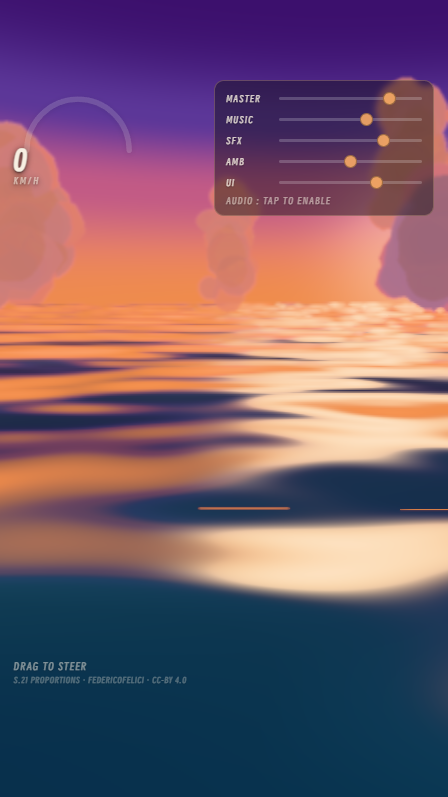
#> input picture artifacts/sun-road-review/A-nobloom.png, 448 x 797 px, given in place of 12-no-road-previous.png, which was not available
$ python sea-refinement-metrics.py ../artifacts/sun-road-review
#> lines starting #> are read from the running program, lines starting #| are printed output that depends on the picture
"""Check the fixed-view screenshots from sea-refinement-probe.mjs (requires Pillow).
Usage: python scripts/sea-refinement-metrics.py artifacts/sea-stage2-...
These image checks supplement visual review; they do not score artistic quality.
"""
import json
import sys
from pathlib import Path
from PIL import Image, ImageFilter, ImageStat

root = Path(sys.argv[1])
results = {}
for hour in (12, 0):
    for version in ('previous', 'refined'):
        # Sea only: below the aircraft, above the subtitles; identical pose/time.
        frame = Image.open(root / f'{hour}-no-road-{version}.png').convert('L')
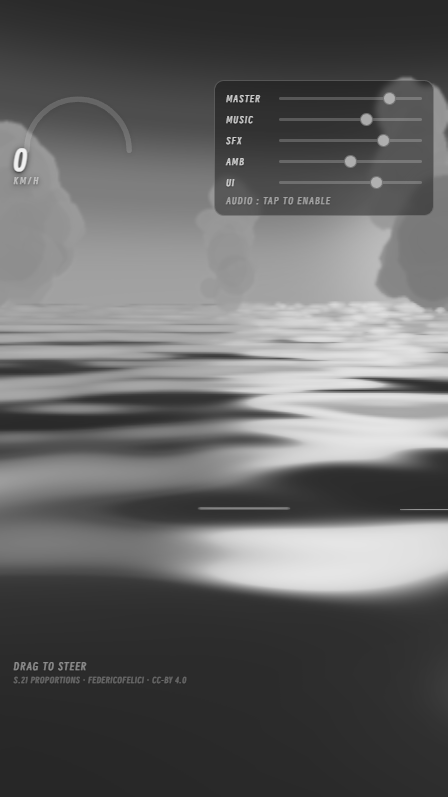
#> frame: PIL image 448x797 L; min 35, max 240, mean 100.3
        region = frame.crop((100, 460, 470, 640))
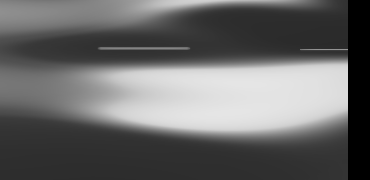
#> region: PIL image 370x180 L; min 0, max 229, mean 103.2
        raw = ImageStat.Stat(region)
        # Blur removes thin caps so broad wave shapes, not white lines, dominate.
        broad = ImageStat.Stat(region.filter(ImageFilter.GaussianBlur(12)))
        results[f'{hour}-{version}'] = {
            'mean': raw.mean[0],
            'broadContrast': broad.stddev[0] / max(broad.mean[0], 1),
        }
#> pass 2 of the loop `for hour in (12, 0):`:
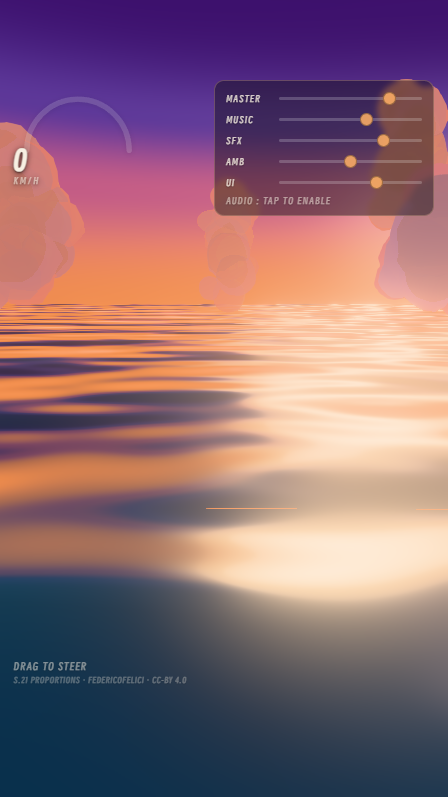
#> input picture artifacts/sun-road-review/A-nodof.png, 448 x 797 px, given in place of 0-no-road-previous.png, which was not available
#> `frame = Image.open(root / f'{hour}-no-road-{version}.png').convert('L')`:
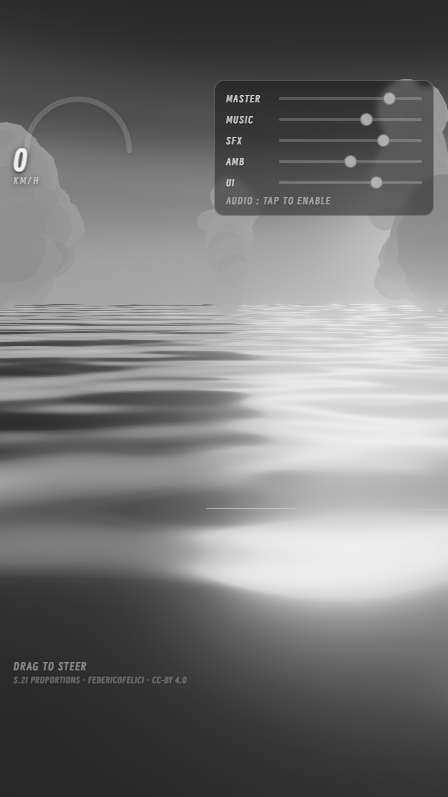
#> frame: PIL image 448x797 L; min 37, max 240, mean 117.9
#> `region = frame.crop((100, 460, 470, 640))`:
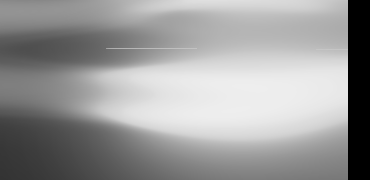
#> region: PIL image 370x180 L; min 0, max 238, mean 153.3
#> (the run stopped early here; a loop or call above may not have finished)
